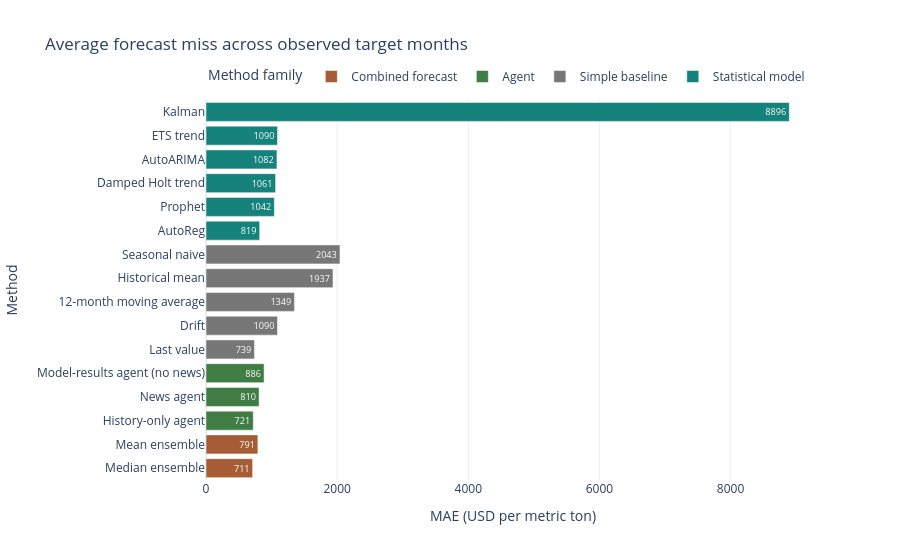
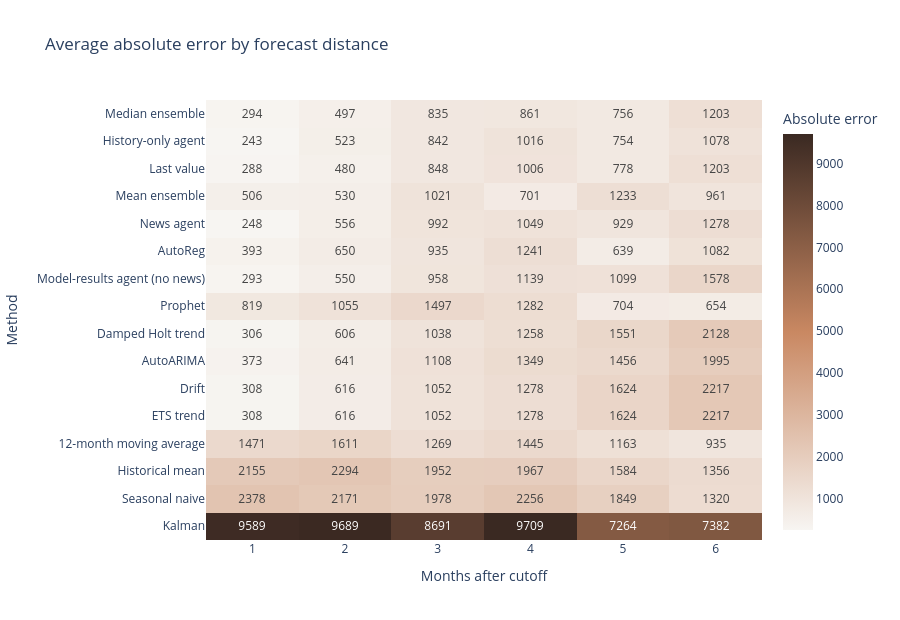

Notebook code for these charts, in order:
### Markdown cell above
## 9. Examine where errors occur

No single average explains everything. The next views show overall error, how error changes with forecast distance, whether forecasts tend to be high or low, and which methods lead within each period.

### Code cell
mae_chart_data = overall_scorecard.sort_values("MAE", ascending=True)
mae_figure = px.bar(
    mae_chart_data,
    x="MAE",
    y="model",
    color="family",
    orientation="h",
    title="Average forecast miss across observed target months",
    labels={"MAE": "MAE (USD per metric ton)", "model": "Method", "family": "Method family"},
    color_discrete_map={
        "Simple baseline": "#777777",
        "Statistical model": TEAL,
        "Combined forecast": COPPER,
        "Agent": "#3f7d44",
    },
    text_auto=".0f",
)
mae_figure.update_layout(template="plotly_white", height=560, legend={"orientation": "h", "y": 1.10})
mae_figure.show()

horizon_errors = scored.pivot_table(index="model", columns="horizon", values="absolute_error", aggfunc="mean")
horizon_errors = horizon_errors.loc[overall_scorecard.sort_values("MAE")["model"]]
heatmap = px.imshow(
    horizon_errors,
    aspect="auto",
    color_continuous_scale=[[0, "#f7f5f2"], [0.5, "#c98862"], [1, "#3a2922"]],
    title="Average absolute error by forecast distance",
    labels={"x": "Months after cutoff", "y": "Method", "color": "Absolute error"},
    text_auto=".0f",
)
heatmap.update_layout(template="plotly_white", height=620)
heatmap.show()

### Figure 1 — Plotly figure (JSON) as saved in the notebook; plotly's stock layout.template omitted (floating-point values rounded to 4 significant figures)
{"data": [{"hovertemplate": "Method family=Combined forecast<br>MAE (USD per metric ton)=%{x}<br>Method=%{y}<extra></extra>", "legendgroup": "Combined forecast", "marker": {"color": "#a65d35", "pattern": {"shape": ""}}, "name": "Combined forecast", "orientation": "h", "showlegend": true, "textposition": "auto", "texttemplate": "%{x:.0f}", "type": "bar", "x": [711.1, 791.3], "xaxis": "x", "y": ["Median ensemble", "Mean ensemble"], "yaxis": "y"}, {"hovertemplate": "Method family=Agent<br>MAE (USD per metric ton)=%{x}<br>Method=%{y}<extra></extra>", "legendgroup": "Agent", "marker": {"color": "#3f7d44", "pattern": {"shape": ""}}, "name": "Agent", "orientation": "h", "showlegend": true, "textposition": "auto", "texttemplate": "%{x:.0f}", "type": "bar", "x": [721.1, 809.5, 886.1], "xaxis": "x", "y": ["History-only agent", "News agent", "Model-results agent (no news)"], "yaxis": "y"}, {"hovertemplate": "Method family=Simple baseline<br>MAE (USD per metric ton)=%{x}<br>Method=%{y}<extra></extra>", "legendgroup": "Simple baseline", "marker": {"color": "#777777", "pattern": {"shape": ""}}, "name": "Simple baseline", "orientation": "h", "showlegend": true, "textposition": "auto", "texttemplate": "%{x:.0f}", "type": "bar", "x": [739.2, 1090.0, 1349.0, 1937.0, 2043.0], "xaxis": "x", "y": ["Last value", "Drift", "12-month moving average", "Historical mean", "Seasonal naive"], "yaxis": "y"}, {"hovertemplate": "Method family=Statistical model<br>MAE (USD per metric ton)=%{x}<br>Method=%{y}<extra></extra>", "legendgroup": "Statistical model", "marker": {"color": "#16827c", "pattern": {"shape": ""}}, "name": "Statistical model", "orientation": "h", "showlegend": true, "textposition": "auto", "texttemplate": "%{x:.0f}", "type": "bar", "x": [818.7, 1042.0, 1061.0, 1082.0, 1090.0, 8896.0], "xaxis": "x", "y": ["AutoReg", "Prophet", "Damped Holt trend", "AutoARIMA", "ETS trend", "Kalman"], "yaxis": "y"}], "layout": {"barmode": "relative", "height": 560, "legend": {"orientation": "h", "title": {"text": "Method family"}, "tracegroupgap": 0, "y": 1.1}, "title": {"text": "Average forecast miss across observed target months"}, "xaxis": {"anchor": "y", "domain": [0, 1], "title": {"text": "MAE (USD per metric ton)"}}, "yaxis": {"anchor": "x", "domain": [0, 1], "title": {"text": "Method"}}}}

### Figure 2 — Plotly figure (JSON) as saved in the notebook; plotly's stock layout.template omitted (floating-point values rounded to 4 significant figures)
{"data": [{"coloraxis": "coloraxis", "hovertemplate": "Months after cutoff: %{x}<br>Method: %{y}<br>Absolute error: %{z}<extra></extra>", "name": "0", "texttemplate": "%{z:.0f}", "type": "heatmap", "x": [1, 2, 3, 4, 5, 6], "xaxis": "x", "y": ["Median ensemble", "History-only agent", "Last value", "Mean ensemble", "News agent", "AutoReg", "Model-results agent (no news)", "Prophet", "Damped Holt trend", "AutoARIMA", "Drift", "ETS trend", "12-month moving average", "Historical mean", "Seasonal naive", "Kalman"], "yaxis": "y", "z": [[293.6, 496.7, 835.4, 861.2, 755.7, 1203.0], [243.1, 523.1, 841.7, 1016.0, 754.0, 1078.0], [288.1, 479.6, 848.2, 1006.0, 778.1, 1203.0], [506.5, 529.7, 1021.0, 700.8, 1233.0, 960.9], [248.4, 556.4, 991.7, 1049.0, 929.0, 1278.0], [393.3, 650.3, 934.6, 1241.0, 639.3, 1082.0], [293.1, 549.7, 958.3, 1139.0, 1099.0, 1578.0], [819.0, 1055.0, 1497.0, 1282.0, 704.0, 654.1], [306.5, 606.3, 1038.0, 1258.0, 1551.0, 2128.0], [372.6, 641.1, 1108.0, 1349.0, 1456.0, 1995.0], [307.8, 615.7, 1052.0, 1278.0, 1624.0, 2217.0], [307.8, 615.7, 1052.0, 1278.0, 1624.0, 2217.0], [1471.0, 1611.0, 1269.0, 1445.0, 1163.0, 935.5], [2155.0, 2294.0, 1952.0, 1967.0, 1584.0, 1356.0], [2378.0, 2171.0, 1978.0, 2256.0, 1849.0, 1320.0], [9589.0, 9689.0, 8691.0, 9709.0, 7264.0, 7382.0]]}], "layout": {"coloraxis": {"autocolorscale": false, "colorbar": {"title": {"text": "Absolute error"}}, "colorscale": [[0, "#f7f5f2"], [0.5, "#c98862"], [1, "#3a2922"]]}, "height": 620, "title": {"text": "Average absolute error by forecast distance"}, "xaxis": {"anchor": "y", "domain": [0, 1], "title": {"text": "Months after cutoff"}}, "yaxis": {"anchor": "x", "autorange": "reversed", "domain": [0, 1], "title": {"text": "Method"}}}}
